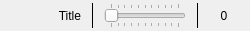
<?xml version="1.0" encoding="UTF-8"?>
<ui version="4.0">
 <class>NamedSlider</class>
 <widget class="QWidget" name="NamedSlider">
  <property name="geometry">
   <rect>
    <x>0</x>
    <y>0</y>
    <width>250</width>
    <height>31</height>
   </rect>
  </property>
  <property name="minimumSize">
   <size>
    <width>250</width>
    <height>0</height>
   </size>
  </property>
  <property name="windowTitle">
   <string>Form</string>
  </property>
  <layout class="QHBoxLayout" name="horizontalLayout">
   <property name="spacing">
    <number>10</number>
   </property>
   <property name="topMargin">
    <number>3</number>
   </property>
   <property name="bottomMargin">
    <number>3</number>
   </property>
   <item>
    <widget class="QLabel" name="sliderNameLabel">
     <property name="minimumSize">
      <size>
       <width>70</width>
       <height>0</height>
      </size>
     </property>
     <property name="text">
      <string>Title</string>
     </property>
     <property name="alignment">
      <set>Qt::AlignRight|Qt::AlignTrailing|Qt::AlignVCenter</set>
     </property>
    </widget>
   </item>
   <item>
    <widget class="Line" name="line">
     <property name="frameShadow">
      <enum>QFrame::Plain</enum>
     </property>
     <property name="orientation">
      <enum>Qt::Vertical</enum>
     </property>
    </widget>
   </item>
   <item>
    <widget class="QSlider" name="valueSlider">
     <property name="maximum">
      <number>100</number>
     </property>
     <property name="orientation">
      <enum>Qt::Horizontal</enum>
     </property>
     <property name="tickPosition">
      <enum>QSlider::TicksBothSides</enum>
     </property>
    </widget>
   </item>
   <item>
    <widget class="Line" name="line_2">
     <property name="frameShadow">
      <enum>QFrame::Plain</enum>
     </property>
     <property name="orientation">
      <enum>Qt::Vertical</enum>
     </property>
    </widget>
   </item>
   <item>
    <widget class="QLabel" name="sliderValueLabel">
     <property name="minimumSize">
      <size>
       <width>30</width>
       <height>0</height>
      </size>
     </property>
     <property name="text">
      <string>0</string>
     </property>
     <property name="alignment">
      <set>Qt::AlignCenter</set>
     </property>
    </widget>
   </item>
  </layout>
 </widget>
 <resources/>
 <connections/>
</ui>
